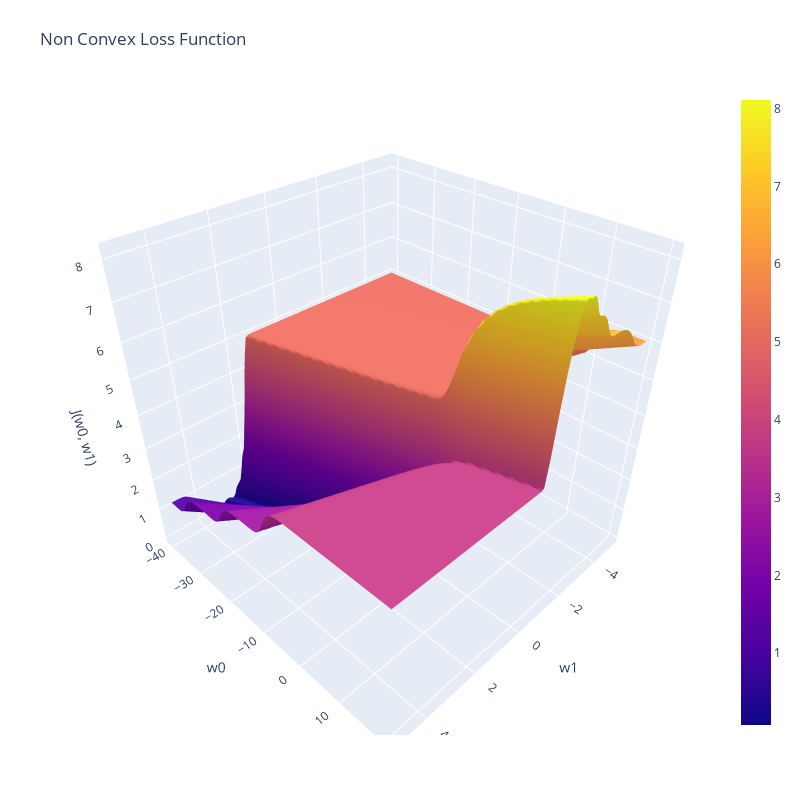

The notebook cell this image was saved under:
### Code cell
fig = go.Figure(data = [go.Surface(z = losses_plotly, x = w1s, y = w0s)])
fig.update_layout(title='Non Convex Loss Function', autosize=False,
                  width=800, height=800,
                  margin=dict(l=65, r=50, b=65, t=90),
                  scene=dict(xaxis_title="w1", yaxis_title="w0", zaxis_title="J(w0, w1)")
                 )

fig.show()
